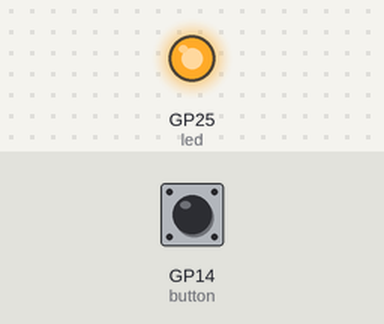
This program was run on a simulated Raspberry Pi Pico running MicroPython. Parts: output pins drawn as LEDs (lit = HIGH). The test bench sets the inputs (shaded band); at power-on: GP14 (button) HIGH.

Above: at 0.01 s.
At 0.6 s:
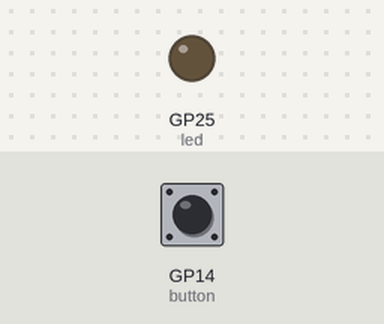
Timing chart, 0 to 2.1 s (numbered marks = the images above):
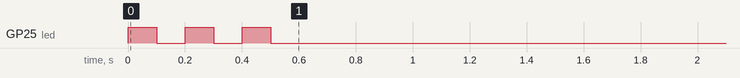

The program:

led_test.py
```python
from machine import Pin
import utime

led = Pin("LED", Pin.OUT)


for i in range(3):
    led.on()
    utime.sleep(0.1)
    led.off()
    utime.sleep(0.1)

button = Pin(14, Pin.IN, Pin.PULL_UP)
oled =  Pin(10, Pin.OUT)

while True:
    if button.value() == 0:
        oled.value(1)
    else:
        oled.value(0)
    utime.sleep(0.1)
```
